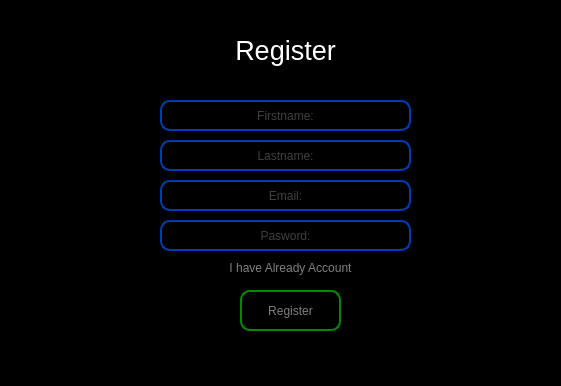
<?xml version="1.0" encoding="UTF-8"?>
<ui version="4.0">
 <class>Form</class>
 <widget class="QWidget" name="Form">
  <property name="geometry">
   <rect>
    <x>0</x>
    <y>0</y>
    <width>561</width>
    <height>386</height>
   </rect>
  </property>
  <property name="windowTitle">
   <string>Form</string>
  </property>
  <widget class="QFrame" name="frame">
   <property name="geometry">
    <rect>
     <x>0</x>
     <y>0</y>
     <width>561</width>
     <height>391</height>
    </rect>
   </property>
   <property name="styleSheet">
    <string notr="true">QFrame{
background-color: rgb(0, 0, 0);
}</string>
   </property>
   <property name="frameShape">
    <enum>QFrame::StyledPanel</enum>
   </property>
   <property name="frameShadow">
    <enum>QFrame::Raised</enum>
   </property>
   <widget class="QLabel" name="label">
    <property name="geometry">
     <rect>
      <x>90</x>
      <y>120</y>
      <width>81</width>
      <height>16</height>
     </rect>
    </property>
    <property name="styleSheet">
     <string notr="true">color: rgb(172, 255, 239);</string>
    </property>
    <property name="text">
     <string/>
    </property>
   </widget>
   <widget class="QLineEdit" name="lineEdit">
    <property name="geometry">
     <rect>
      <x>160</x>
      <y>100</y>
      <width>251</width>
      <height>31</height>
     </rect>
    </property>
    <property name="styleSheet">
     <string notr="true">QLineEdit{
border:2px solid rgb(0, 60, 180);
color: gray;
border-radius:10px;
background:transparent;
}</string>
    </property>
    <property name="alignment">
     <set>Qt::AlignCenter</set>
    </property>
    <property name="placeholderText">
     <string>Firstname:</string>
    </property>
   </widget>
   <widget class="QLabel" name="label_3">
    <property name="geometry">
     <rect>
      <x>210</x>
      <y>30</y>
      <width>151</width>
      <height>41</height>
     </rect>
    </property>
    <property name="font">
     <font>
      <pointsize>20</pointsize>
     </font>
    </property>
    <property name="styleSheet">
     <string notr="true">color: white;</string>
    </property>
    <property name="text">
     <string>Register</string>
    </property>
    <property name="alignment">
     <set>Qt::AlignCenter</set>
    </property>
   </widget>
   <widget class="QLineEdit" name="lineEdit_2">
    <property name="geometry">
     <rect>
      <x>160</x>
      <y>220</y>
      <width>251</width>
      <height>31</height>
     </rect>
    </property>
    <property name="styleSheet">
     <string notr="true">QLineEdit{
border:2px solid rgb(0, 60, 180);
color: gray;
border-radius:10px;
background:transparent;
 }
</string>
    </property>
    <property name="alignment">
     <set>Qt::AlignCenter</set>
    </property>
    <property name="placeholderText">
     <string>Pasword:</string>
    </property>
   </widget>
   <widget class="QPushButton" name="pushButton_2">
    <property name="geometry">
     <rect>
      <x>240</x>
      <y>290</y>
      <width>101</width>
      <height>41</height>
     </rect>
    </property>
    <property name="styleSheet">
     <string notr="true">QPushButton{border: 2px solid rgb(0, 139, 0);
border-radius:10px;
color: gray;
}

QPushButton::hover{
	background-color: rgb(85, 170, 0);

	color: rgb(0, 67, 0);
}
</string>
    </property>
    <property name="text">
     <string>Register</string>
    </property>
   </widget>
   <widget class="QLineEdit" name="lineEdit_3">
    <property name="geometry">
     <rect>
      <x>160</x>
      <y>140</y>
      <width>251</width>
      <height>31</height>
     </rect>
    </property>
    <property name="styleSheet">
     <string notr="true">QLineEdit{
border:2px solid rgb(0, 60, 180);
color: gray;
border-radius:10px;
background:transparent;
}</string>
    </property>
    <property name="alignment">
     <set>Qt::AlignCenter</set>
    </property>
    <property name="placeholderText">
     <string>Lastname:</string>
    </property>
   </widget>
   <widget class="QLineEdit" name="lineEdit_4">
    <property name="geometry">
     <rect>
      <x>160</x>
      <y>180</y>
      <width>251</width>
      <height>31</height>
     </rect>
    </property>
    <property name="styleSheet">
     <string notr="true">QLineEdit{
border:2px solid rgb(0, 60, 180);
color: gray;
border-radius:10px;
background:transparent;
}</string>
    </property>
    <property name="alignment">
     <set>Qt::AlignCenter</set>
    </property>
    <property name="placeholderText">
     <string>Email:</string>
    </property>
   </widget>
   <widget class="QLabel" name="label_2">
    <property name="geometry">
     <rect>
      <x>220</x>
      <y>260</y>
      <width>141</width>
      <height>16</height>
     </rect>
    </property>
    <property name="styleSheet">
     <string notr="true">color:gray;</string>
    </property>
    <property name="text">
     <string>I have Already Account</string>
    </property>
    <property name="alignment">
     <set>Qt::AlignCenter</set>
    </property>
   </widget>
  </widget>
 </widget>
 <resources/>
 <connections/>
</ui>
